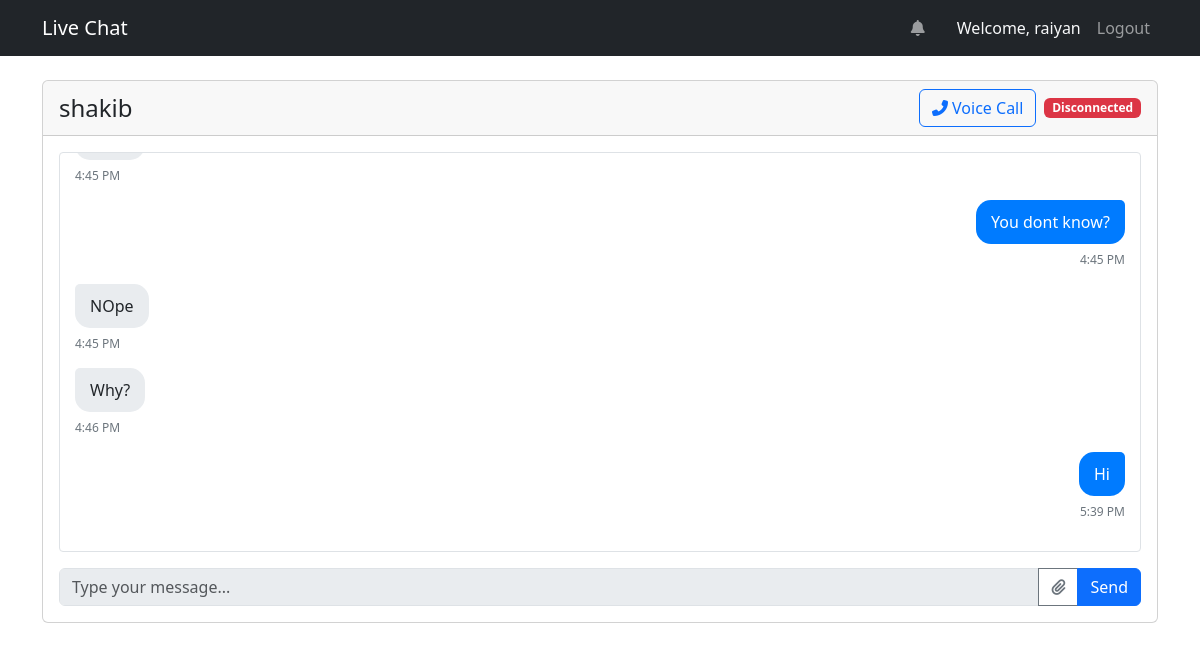
Screenshot of /chat/shakib/ (signed in) with the database file from the repository.
### chat/models.py (models this page shows, shortened)
class DirectMessage(models.Model):
    sender = models.ForeignKey(User, related_name='sent_messages', on_delete=models.CASCADE)
    receiver = models.ForeignKey(User, related_name='received_messages', on_delete=models.CASCADE)
    content = models.TextField(blank=True)
    file = models.FileField(upload_to=get_upload_path, null=True, blank=True)
    file_name = models.CharField(max_length=255, null=True, blank=True)
    file_type = models.CharField(max_length=50, null=True, blank=True)
    timestamp = models.DateTimeField(auto_now_add=True)
    is_read = models.BooleanField(default=False)
    class Meta:
        ordering = ['timestamp']

### chat/views.py (the view)
# urls.py: path('<str:username>/', views.chat, name='chat'),
@login_required(login_url='login')
def chat(request, username):
    other_user = get_object_or_404(User, username=username)
    if other_user == request.user:
        return redirect('chat:index')
    DirectMessage.objects.filter(
        sender=other_user,
        receiver=request.user,
        is_read=False
    ).update(is_read=True)
    messages = DirectMessage.objects.filter(
        Q(sender=request.user, receiver=other_user) |
        Q(sender=other_user, receiver=request.user)
    ).order_by('timestamp')
    return render(request, 'chat/chat.html', {
        'other_user': other_user,
        'messages': messages,
        'max_upload_size': settings.MAX_UPLOAD_SIZE,
        'allowed_file_types': json.dumps(settings.ALLOWED_FILE_TYPES),
    })

### chat/templates/chat/chat.html (shortened to what this page needs)
{% extends 'chat/base.html' %}
{% block extra_css %}
<link rel="stylesheet" href="https://cdnjs.cloudflare.com/ajax/libs/font-awesome/6.5.1/css/all.min.css">
{% endblock %}
{% block content %}
{% if user.is_authenticated %}
    <div class="card">
        <div class="card-header d-flex justify-content-between align-items-center">
            <div>
                <h4 class="mb-0">{{ other_user.username }}</h4>
            </div>
            <div class="d-flex align-items-center">
                <a href="{% url 'chat:voice_call' other_user.username %}" class="btn btn-outline-primary me-2">
                    <i class="fas fa-phone-alt"></i> Voice Call
                </a>
                <span id="connection-status" class="badge bg-warning">Connecting...</span>
            </div>
        </div>
        <div class="card-body">
            <div class="chat-container" id="chat-messages">
                {% for message in messages %}
                <div class="message {% if message.sender == user %}sent{% else %}received{% endif %}">
                    {% if message.content %}
                        <span class="content">{{ message.content }}</span>
                    {% endif %}
                    <span class="timestamp">{{ message.timestamp|date:"g:i A" }}</span>
                </div>
                {% endfor %}
            </div>
            <form id="chat-form" class="mt-3">
                <div class="input-group">
                    <input type="text" id="chat-message-input" class="form-control" placeholder="Type your message...">
                    <label class="btn btn-outline-secondary" for="file-upload">
                        <i class="fas fa-paperclip"></i>
                    </label>
                    <button class="btn btn-primary" type="submit">Send</button>
                </div>
            </form>
        </div>
    </div>
{% else %}
    <div class="alert alert-warning">
        Please <a href="{% url 'login' %}?next={{ request.path }}">login</a> to chat.
    </div>
{% endif %}
{% endblock %}

### chat/templates/chat/base.html (shortened to what this page needs)
{% load static %}
<!DOCTYPE html>
<html lang="en">
<head>
    <link href="https://cdn.jsdelivr.net/npm/bootstrap@5.3.0-alpha1/dist/css/bootstrap.min.css" rel="stylesheet">
    <link rel="stylesheet" href="https://cdnjs.cloudflare.com/ajax/libs/font-awesome/6.5.1/css/all.min.css">
    {% block extra_css %}{% endblock %}
</head>
<body>
    <nav class="navbar navbar-expand-lg navbar-dark bg-dark mb-4">
        <div class="container">
            <a class="navbar-brand" href="{% url 'chat:index' %}">Live Chat</a>
            <div class="navbar-nav ms-auto">
                {% if user.is_authenticated %}
                    <div class="nav-item dropdown me-3">
                        <a class="nav-link position-relative" href="#" id="notificationDropdown" role="button" data-bs-toggle="dropdown" aria-expanded="false">
                            <i class="fas fa-bell"></i>
                        </a>
                    </div>
                    <span class="nav-item nav-link text-light">Welcome, {{ user.username }}</span>
                    <a class="nav-item nav-link" href="{% url 'logout' %}">Logout</a>
                {% else %}
                    <a class="nav-item nav-link" href="{% url 'login' %}">Login</a>
                {% endif %}
            </div>
        </div>
    </nav>
    <div class="container">
        {% block content %}
        {% endblock %}
    </div>
</body>
</html>

### chat/templates/chat/base.html (style rules this page uses)
.chat-container { height: 400px; overflow-y: auto; border: 1px solid #dee2e6; border-radius: 0.25rem; padding: 1rem; margin-bottom: 1rem; }
.message { margin-bottom: 0.5rem; }
.message .timestamp { color: #6c757d; font-size: 0.875rem; }

### chat/templates/chat/chat.html (style rules this page uses)
.chat-container { height: 400px; overflow-y: auto; padding: 15px; }
.message { margin-bottom: 15px; max-width: 70%; clear: both; }
.message.sent { float: right; text-align: right; }
.message.received { float: left; text-align: left; }
.message .content { padding: 10px 15px; border-radius: 15px; display: inline-block; margin-bottom: 5px; word-wrap: break-word; }
.message.sent .content { background-color: #007bff; color: white; border-top-right-radius: 5px; }
.message.received .content { background-color: #e9ecef; color: #212529; border-top-left-radius: 5px; }
.message .timestamp { display: block; font-size: 0.75rem; color: #6c757d; margin-top: 2px; }
.chat-container::after { content: ""; clear: both; display: table; }

### rows the page displays
DirectMessage: timestamp "4:45 PM"
DirectMessage: content "You dont know?", timestamp "4:45 PM"
DirectMessage: content "NOpe", timestamp "4:45 PM"
DirectMessage: content "Why?", timestamp "4:46 PM"
DirectMessage: content "Hi", timestamp "5:39 PM"

### other values shown
{{ user.username }} "raiyan"
{{ other_user.username }} "shakib"
